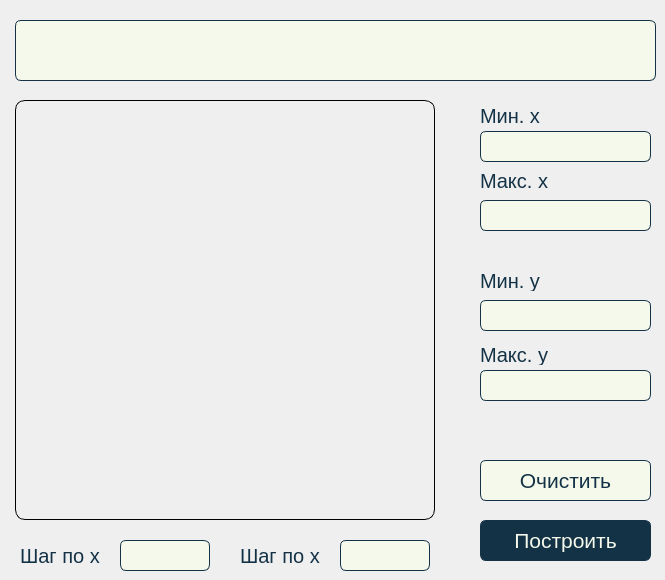
    <widget class="QWidget" name="tab_2">
     <property name="sizePolicy">
      <sizepolicy hsizetype="Preferred" vsizetype="Preferred">
       <horstretch>0</horstretch>
       <verstretch>0</verstretch>
      </sizepolicy>
     </property>
     <attribute name="title">
      <string>График</string>
     </attribute>
     <widget class="QWidget" name="graph" native="true">
      <property name="geometry">
       <rect>
        <x>15</x>
        <y>100</y>
        <width>420</width>
        <height>420</height>
       </rect>
      </property>
      <property name="styleSheet">
       <string notr="true">border: 1px solid rgb(0, 0, 0); 
border-radius: 10px;</string>
      </property>
     </widget>
     <widget class="QLineEdit" name="graph_min_x">
      <property name="geometry">
       <rect>
        <x>480</x>
        <y>131</y>
        <width>171</width>
        <height>31</height>
       </rect>
      </property>
      <property name="styleSheet">
       <string notr="true">QLineEdit {
	background-color: rgb(245, 249, 235);
	border: 1px solid rgb(20, 50, 70); 
	border-radius: 6px;
	color: rgb(20, 50, 70);
}</string>
      </property>
      <property name="locale">
       <locale language="English" country="UnitedStates"/>
      </property>
     </widget>
     <widget class="QLineEdit" name="graph_max_x">
      <property name="geometry">
       <rect>
        <x>480</x>
        <y>200</y>
        <width>171</width>
        <height>31</height>
       </rect>
      </property>
      <property name="styleSheet">
       <string notr="true">QLineEdit {
	background-color: rgb(245, 249, 235);
	border: 1px solid rgb(20, 50, 70); 
	border-radius: 6px;
	color: rgb(20, 50, 70);
}</string>
      </property>
     </widget>
     <widget class="QLabel" name="min_x">
      <property name="geometry">
       <rect>
        <x>480</x>
        <y>105</y>
        <width>61</width>
        <height>21</height>
       </rect>
      </property>
      <property name="font">
       <font>
        <pointsize>15</pointsize>
       </font>
      </property>
      <property name="styleSheet">
       <string notr="true">QLabel {
	color: rgb(20, 50, 70);
}</string>
      </property>
      <property name="text">
       <string>Мин. х</string>
      </property>
     </widget>
     <widget class="QLabel" name="max_x">
      <property name="geometry">
       <rect>
        <x>480</x>
        <y>170</y>
        <width>71</width>
        <height>21</height>
       </rect>
      </property>
      <property name="font">
       <font>
        <pointsize>15</pointsize>
       </font>
      </property>
      <property name="styleSheet">
       <string notr="true">QLabel {
	color: rgb(20, 50, 70);
}</string>
      </property>
      <property name="text">
       <string>Макс. x</string>
      </property>
     </widget>
     <widget class="QLabel" name="step">
      <property name="geometry">
       <rect>
        <x>20</x>
        <y>540</y>
        <width>91</width>
        <height>31</height>
       </rect>
      </property>
      <property name="font">
       <font>
        <pointsize>15</pointsize>
       </font>
      </property>
      <property name="styleSheet">
       <string notr="true">QLabel {
	color: rgb(20, 50, 70);
}</string>
      </property>
      <property name="text">
       <string>Шаг по х</string>
      </property>
     </widget>
     <widget class="QPushButton" name="make_graph">
      <property name="geometry">
       <rect>
        <x>480</x>
        <y>520</y>
        <width>171</width>
        <height>41</height>
       </rect>
      </property>
      <property name="font">
       <font>
        <pointsize>16</pointsize>
       </font>
      </property>
      <property name="styleSheet">
       <string notr="true">QPushButton {
	background-color: rgb(20, 50, 70);
	border: 1px solid rgb(20, 50, 70); 
	border-radius: 6px;
	color: rgb(245, 249, 235);
}

QPushButton:pressed {
	background-color:  rgb(245, 249, 235);
	color: rgb(20, 50, 70);
}</string>
      </property>
      <property name="text">
       <string>Построить</string>
      </property>
     </widget>
     <widget class="QLabel" name="graph_step_x">
      <property name="geometry">
       <rect>
        <x>120</x>
        <y>540</y>
        <width>90</width>
        <height>31</height>
       </rect>
      </property>
      <property name="styleSheet">
       <string notr="true">QLabel {
	background-color: rgb(245, 249, 235);
	border: 1px solid rgb(20, 50, 70); 
	border-radius: 6px;
	color: rgb(20, 50, 70);
}</string>
      </property>
      <property name="text">
       <string/>
      </property>
     </widget>
     <widget class="QLineEdit" name="graph_inp_formuls">
      <property name="geometry">
       <rect>
        <x>15</x>
        <y>20</y>
        <width>641</width>
        <height>61</height>
       </rect>
      </property>
      <property name="font">
       <font>
        <family>Arial</family>
        <pointsize>30</pointsize>
       </font>
      </property>
      <property name="layoutDirection">
       <enum>Qt::LeftToRight</enum>
      </property>
      <property name="styleSheet">
       <string notr="true">QLineEdit {
	background-color: rgb(245, 249, 235);
	border: 1px solid rgb(20, 50, 70); 
	border-radius: 6px;
	color: rgb(20, 50, 70);
}
</string>
      </property>
      <property name="alignment">
       <set>Qt::AlignRight|Qt::AlignTrailing|Qt::AlignVCenter</set>
      </property>
     </widget>
     <widget class="QLabel" name="min_x_2">
      <property name="geometry">
       <rect>
        <x>480</x>
        <y>270</y>
        <width>61</width>
        <height>21</height>
       </rect>
      </property>
      <property name="font">
       <font>
        <pointsize>15</pointsize>
       </font>
      </property>
      <property name="styleSheet">
       <string notr="true">QLabel {
	color: rgb(20, 50, 70);
}</string>
      </property>
      <property name="text">
       <string>Мин. y</string>
      </property>
     </widget>
     <widget class="QLineEdit" name="graph_max_y">
      <property name="geometry">
       <rect>
        <x>480</x>
        <y>370</y>
        <width>171</width>
        <height>31</height>
       </rect>
      </property>
      <property name="styleSheet">
       <string notr="true">QLineEdit {
	background-color: rgb(245, 249, 235);
	border: 1px solid rgb(20, 50, 70); 
	border-radius: 6px;
	color: rgb(20, 50, 70);
}</string>
      </property>
     </widget>
     <widget class="QLabel" name="max_x_2">
      <property name="geometry">
       <rect>
        <x>480</x>
        <y>344</y>
        <width>71</width>
        <height>21</height>
       </rect>
      </property>
      <property name="font">
       <font>
        <pointsize>15</pointsize>
       </font>
      </property>
      <property name="styleSheet">
       <string notr="true">QLabel {
	color: rgb(20, 50, 70);
}</string>
      </property>
      <property name="text">
       <string>Макс. y</string>
      </property>
     </widget>
     <widget class="QLineEdit" name="graph_min_y">
      <property name="geometry">
       <rect>
        <x>480</x>
        <y>300</y>
        <width>171</width>
        <height>31</height>
       </rect>
      </property>
      <property name="styleSheet">
       <string notr="true">QLineEdit {
	background-color: rgb(245, 249, 235);
	border: 1px solid rgb(20, 50, 70); 
	border-radius: 6px;
	color: rgb(20, 50, 70);
}</string>
      </property>
      <property name="locale">
       <locale language="English" country="UnitedStates"/>
      </property>
     </widget>
     <widget class="QLabel" name="graph_step_y">
      <property name="geometry">
       <rect>
        <x>340</x>
        <y>540</y>
        <width>90</width>
        <height>31</height>
       </rect>
      </property>
      <property name="styleSheet">
       <string notr="true">QLabel {
	background-color: rgb(245, 249, 235);
	border: 1px solid rgb(20, 50, 70); 
	border-radius: 6px;
	color: rgb(20, 50, 70);
}</string>
      </property>
      <property name="text">
       <string/>
      </property>
     </widget>
     <widget class="QLabel" name="step_2">
      <property name="geometry">
       <rect>
        <x>240</x>
        <y>540</y>
        <width>91</width>
        <height>31</height>
       </rect>
      </property>
      <property name="font">
       <font>
        <pointsize>15</pointsize>
       </font>
      </property>
      <property name="styleSheet">
       <string notr="true">QLabel {
	color: rgb(20, 50, 70);
}</string>
      </property>
      <property name="text">
       <string>Шаг по х</string>
      </property>
     </widget>
     <widget class="QPushButton" name="graph_clear">
      <property name="geometry">
       <rect>
        <x>480</x>
        <y>460</y>
        <width>171</width>
        <height>41</height>
       </rect>
      </property>
      <property name="font">
       <font>
        <pointsize>16</pointsize>
       </font>
      </property>
      <property name="styleSheet">
       <string notr="true">QPushButton {
	background-color: rgb(245, 249, 235);
	border: 1px solid rgb(20, 50, 70); 
	border-radius: 6px;
	color: rgb(20, 50, 70);
}

QPushButton:pressed {
	background-color:  rgb(20, 50, 70);
	color: rgb(245, 249, 235);
}</string>
      </property>
      <property name="text">
       <string>Очистить</string>
      </property>
     </widget>
    </widget>
